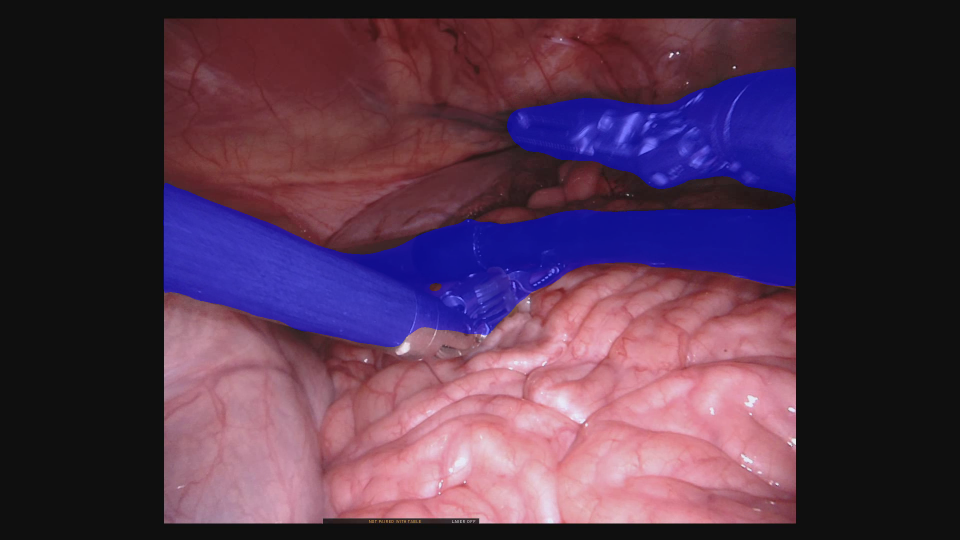
#> input picture test.png, 1920 x 1080 px, given in place of frame000.png, which was not available (shown at 1/2 size)
$ python draw_gif.py
#> lines starting #> are read from the running program, lines starting #| are printed output that depends on the picture; after the words box and inside, x2 and y2 are one past the last pixel; in counts of white or black regions, pixels touching at a corner belong together; pictures that were not available may be replaced by others from this repository, and a replacement may not be noted
### dataset.py
import torch
import numpy as np
import cv2
from torch.utils.data import Dataset
import prepare_data


class RoboticsDataset(Dataset):
    # [6 lines left out: function __init__, not called in this run]

    def __len__(self):
        return len(self.file_names)

    # [18 lines left out: function __getitem__, not called in this run]


def load_image(path):
    img = cv2.imread(str(path))
#> img is the input picture: shape (1080, 1920, 3); mean B, G, R 76.1, 52.9, 81.8
    return cv2.cvtColor(img, cv2.COLOR_BGR2RGB)


# [14 lines left out: function load_mask, not called in this run]

### draw_gif.py
import cv2
import numpy as np
from matplotlib import pyplot as plt
from dataset import load_mask,load_image
from PIL import Image
import os

# [60 lines left out: functions draw_contour, generate_gif_pillow, not called in this run]

def add_color(image_path,mask_path,save_path):
    # 加载原始图像
    original_image = load_image(image_path)

    # 加载分割掩码
    mask = cv2.imread(mask_path,0)
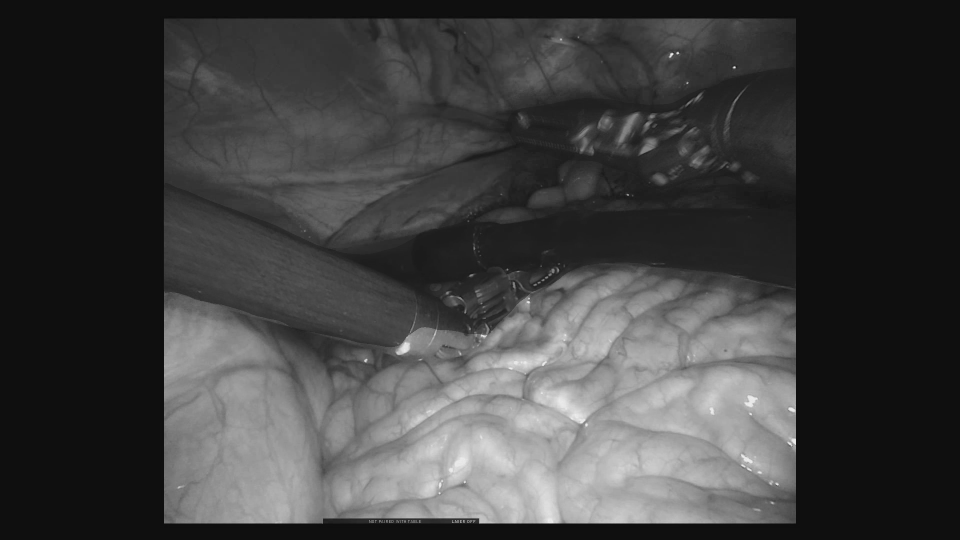
#> mask: shape (1080, 1920) (shown at 1/2 size); min 8, max 242, mean 63.9

    # 确保掩码是二值的（0或1）
    _, binary_mask = cv2.threshold(mask, 127, 1, cv2.THRESH_BINARY)
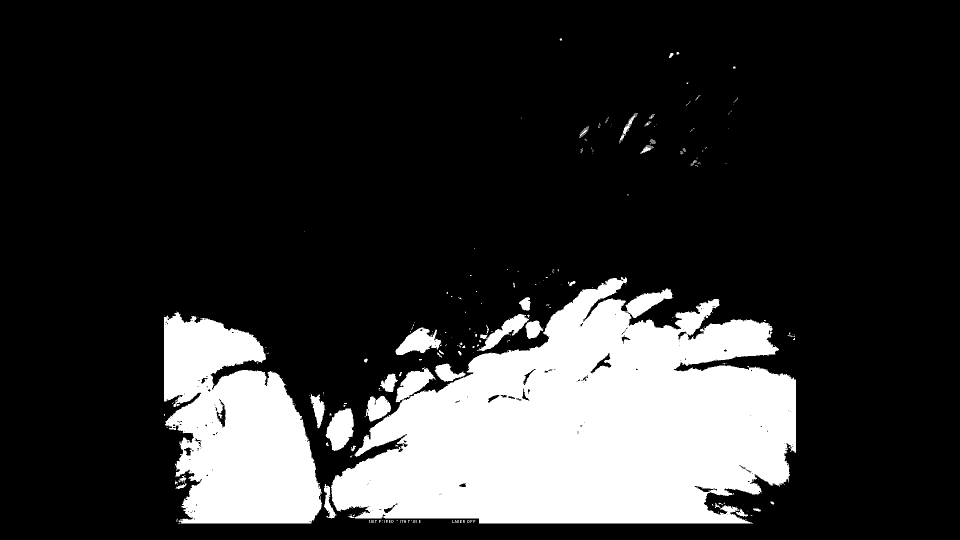
#> binary_mask: shape (1080, 1920) (shown at 1/2 size); values 0 (black) and 1 (white), 19.7% white; 302 white regions (261 under 20 px), largest, box (x1, y1, x2, y2) and area: (662, 554, 1592, 1047) 299180, (328, 624, 644, 1047) 92589, (651, 817, 708, 902) 3209

    # 创建一个彩色掩码（红色）
    colored_mask = np.zeros_like(original_image)
    colored_mask[:, :, 2] = 255  # 红色通道

    # 创建一个半透明的红色层
    alpha = 0.5  # 透明度
    overlay = original_image.copy()
    overlay[binary_mask == 1] = cv2.addWeighted(original_image, 1 - alpha, colored_mask, alpha, 0)[binary_mask == 1]
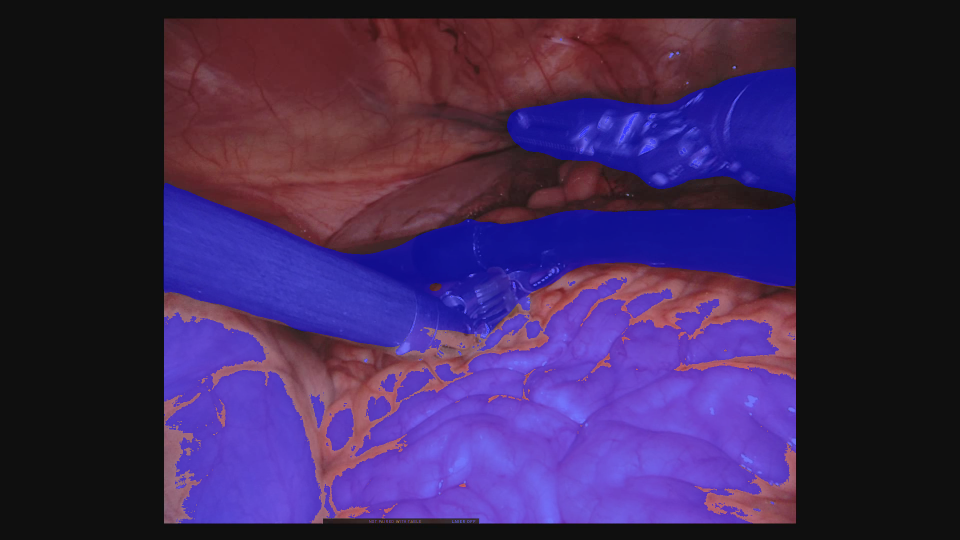
#> overlay: shape (1080, 1920, 3) (shown at 1/2 size); mean R, G, B 61.3, 39.2, 86.1


    cv2.imwrite(save_path, cv2.cvtColor(overlay, cv2.COLOR_RGB2BGR))
    return overlay


if __name__=='__main__':

    # [6 lines of commented-out code are left out]
    mask='predictions/UNet/binary/instrument_dataset_1/frame000.png'
    image='data/train/instrument_dataset_1/left_frames/frame000.png'
    save='test.png'
    add_color(image,mask,save)
